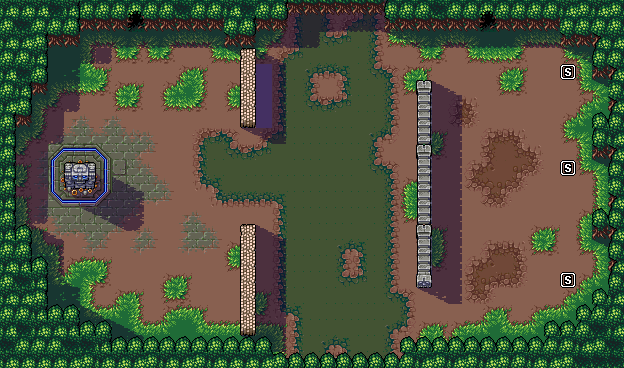

Tiled map render using the project's own tile images. Description and the map definition, with tile-layer contents summarised, below:
An orthogonal 39x23 tile map with 16x16 px tiles, 3 tile layers (Ground, Shadows, Objects).

<map version="1.0" tiledversion="1.0.3" orientation="orthogonal" renderorder="right-down" width="39" height="23" tilewidth="16" tileheight="16" nextobjectid="13">
 <tileset firstgid="1" source="TileSet_Main.tsx" />
 <layer name="Ground" width="39" height="23">
  <data>[897 cells, 877 non-empty, 56 distinct tile ids]</data>
 </layer>
 <layer name="Shadows" width="39" height="23" opacity="0.5">
  <data>[897 cells, 218 non-empty, 14 distinct tile ids]</data>
 </layer>
 <layer name="Objects" width="39" height="23">
  <data>[897 cells, 273 non-empty, 39 distinct tile ids]</data>
 </layer>
</map>
